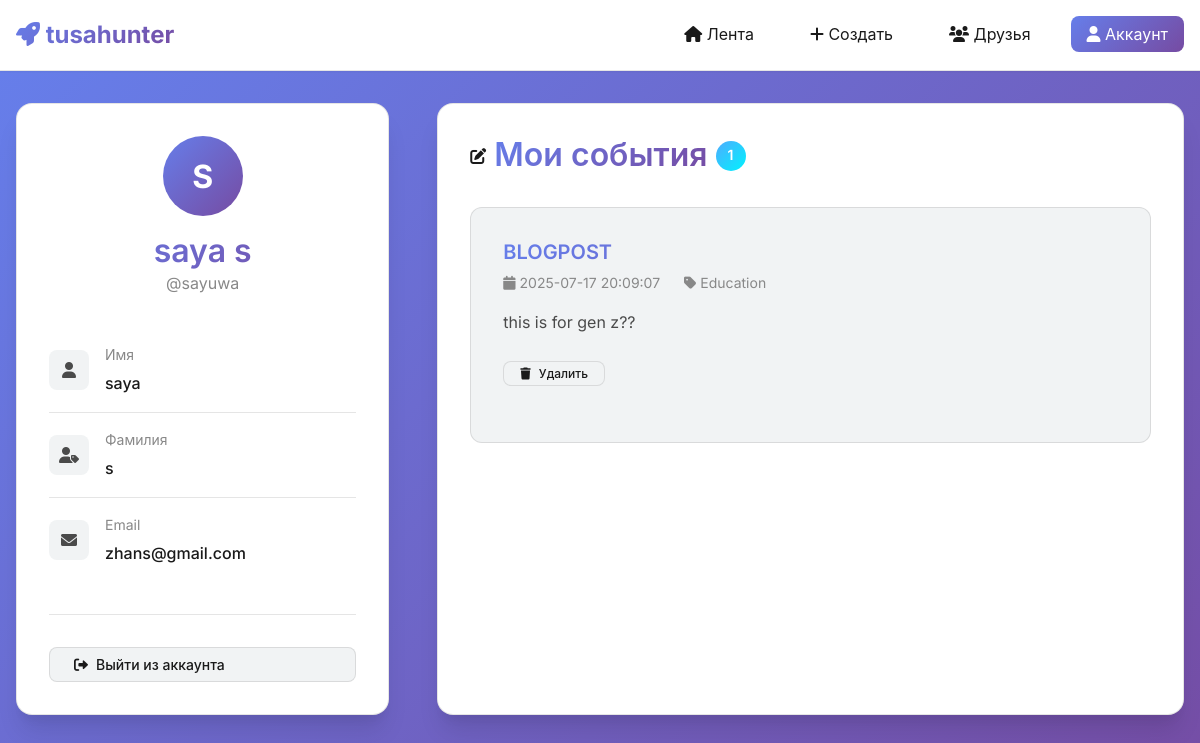
/acc.php (signed in), run on the app's committed database.
### tables this page shows
CREATE TABLE `users` (
  `userID` int(11) NOT NULL,
  `username` varchar(20) NOT NULL,
  `firstName` varchar(50) NOT NULL,
  `lastName` varchar(50) NOT NULL,
  `email` varchar(50) NOT NULL,
  `password` varchar(100) NOT NULL
);

CREATE TABLE `posts` (
  `postID` int(11) NOT NULL,
  `userID` int(11) NOT NULL,
  `name` varchar(255) NOT NULL,
  `category` varchar(50) NOT NULL,
  `description` text DEFAULT NULL,
  `image` varchar(255) DEFAULT NULL,
  `location` varchar(255) DEFAULT NULL,
  `likes` int(11) DEFAULT 0,
  `created_at` datetime DEFAULT current_timestamp(),
  `updated_at` datetime DEFAULT current_timestamp() ON UPDATE current_timestamp(),
  `event_date` datetime DEFAULT NULL
);

### acc.php (the view, shortened to what this page needs)
<?php
$currentUserID = $_SESSION['userID'] ?? 1;
$servername = "localhost";
$username = "root";
$password = "";
$dbname = "db_users";
try {
    $conn = new PDO("mysql:host=$servername;dbname=$dbname", $username, $password);
    $conn->setAttribute(PDO::ATTR_ERRMODE, PDO::ERRMODE_EXCEPTION);
} catch(PDOException $e) {
    echo "Connection failed: " . $e->getMessage();
    exit;
}
$stmt = $conn->prepare("SELECT * FROM users WHERE userID = ?");
$stmt->execute([$currentUserID]);
$user = $stmt->fetch(PDO::FETCH_ASSOC);
$stmt = $conn->prepare("SELECT * FROM posts WHERE userID = ? ORDER BY created_at DESC");
$stmt->execute([$currentUserID]);
$posts = $stmt->fetchAll(PDO::FETCH_ASSOC);
?>
<!DOCTYPE html>
<html lang="ru">
<head>
    <link href="https://cdnjs.cloudflare.com/ajax/libs/font-awesome/6.0.0/css/all.min.css" rel="stylesheet">
    <link rel="stylesheet" href="web3-style.css">
</head>
<body>
<header class="header">
    <div class="container">
        <nav class="nav">
                    <div class="nav-brand">
            <i class="fas fa-rocket"></i> tusahunter
        </div>
            <ul class="nav-links">
                <li><a href="index.php" class="nav-link"><i class="fas fa-home"></i> Лента</a></li>
                <li><a href="create.php" class="nav-link"><i class="fas fa-plus"></i> Создать</a></li>
                          <li><a href="friends.php" class="nav-link"><i class="fas fa-users"></i> Друзья</a></li>
          <li><a href="acc.php" class="nav-link active"><i class="fas fa-user"></i> Аккаунт</a></li>
            </ul>
        </nav>
    </div>
</header>
<div class="account-container main-content">
    <div class="account-wrapper">
        <div class="profile-sidebar animate-fade-in">
            <div class="profile-header">
                <div class="profile-avatar">
                    <?= strtoupper(substr($user['firstName'], 0, 1)) ?>
                </div>
                <h2 style="margin: 0; color: var(--text-primary);">
                    <?= htmlspecialchars($user['firstName']) ?> <?= htmlspecialchars($user['lastName']) ?>
                </h2>
                <p style="color: var(--text-muted); margin: 0;">@<?= htmlspecialchars($user['username']) ?></p>
            </div>
            <div class="profile-info">
                <div class="profile-item">
                    <div class="profile-item-icon">
                        <i class="fas fa-user"></i>
                    </div>
                    <div class="profile-item-content">
                        <div class="profile-item-label">Имя</div>
                        <div class="profile-item-value"><?= htmlspecialchars($user['firstName']) ?></div>
                    </div>
                </div>
                <div class="profile-item">
                    <div class="profile-item-icon">
                        <i class="fas fa-user-tag"></i>
                    </div>
                    <div class="profile-item-content">
                        <div class="profile-item-label">Фамилия</div>
                        <div class="profile-item-value"><?= htmlspecialchars($user['lastName']) ?></div>
                    </div>
                </div>
                <div class="profile-item">
                    <div class="profile-item-icon">
                        <i class="fas fa-envelope"></i>
                    </div>
                    <div class="profile-item-content">
                        <div class="profile-item-label">Email</div>
                        <div class="profile-item-value"><?= htmlspecialchars($user['email']) ?></div>
                    </div>
                </div>
            </div>
            <div class="logout-section">
                <form action="logout.php" method="post">
                    <button type="submit" class="btn btn-secondary w-full">
                        <i class="fas fa-sign-out-alt"></i> Выйти из аккаунта
                    </button>
                </form>
            </div>
        </div>
        <div class="posts-section animate-fade-in">
            <div class="posts-header">
                <i class="fas fa-edit"></i>
                <h2>Мои события</h2>
                <span class="posts-count"><?= count($posts) ?></span>
            </div>
            <?php if (count($posts) > 0): ?>
                <?php foreach ($posts as $post): ?>
                    <div class="user-post">
                        <h3 class="post-title"><?= htmlspecialchars($post['name']) ?></h3>
                        <div class="post-meta">
                            <span><i class="fas fa-calendar"></i> <?= htmlspecialchars($post['created_at']) ?></span>
                            <?php if (!empty($post['category'])): ?>
                                <span><i class="fas fa-tag"></i> <?= htmlspecialchars($post['category']) ?></span>
                            <?php endif; ?>
                        </div>
                        <div class="post-content">
                            <?= nl2br(htmlspecialchars($post['description'])) ?>
                        </div>
                        <div class="post-actions">
                            <form method="post" style="display: inline;">
                                <button type="submit"
                                        class="btn btn-secondary btn-sm"
                                        onclick="return confirm('Вы точно хотите удалить этот пост?');">
                                    <i class="fas fa-trash"></i> Удалить
                                </button>
                            </form>
                        </div>
                    </div>
                <?php endforeach; ?>
            <?php endif; ?>
        </div>
    </div>
</div>
</body>
</html>

### web3-style.css (style rules this page uses)
:root { --primary-gradient: linear-gradient(135deg, #667eea 0%, #764ba2 100%); --secondary-gradient: linear-gradient(135deg, #f093fb 0%, #f5576c 100%); --accent-gradient: linear-gradient(135deg, #4facfe 0%, #00f2fe 100%); --success-gradient: linear-gradient(135deg, #81ffef 0%, #f067b4 100%); --bg-primary: #ffffff; --bg-secondary: #f8f9fa; --bg-card: #ffffff; --bg-elevated: #f1f3f4; --text-primary: #1a1a1a; --text-secondary: #4a4a4a; --text-muted: #888888; --border-light: rgba(0, 0, 0, 0.1); --border-medium: rgba(0, 0, 0, 0.2); --font-primary: 'Inter', -apple-system, BlinkMacSystemFont, 'Segoe UI', Roboto, sans-serif; --font-mono: 'JetBrains Mono', 'SF Mono', Monaco, monospace; --spacing-xs: 0.25rem; --spacing-sm: 0.5rem; --spacing-md: 1rem; --spacing-lg: 1.5rem; --spacing-xl: 2rem; --spacing-2xl: 3rem; --radius-sm: 0.375rem; --radius-md: 0.5rem; --radius-lg: 0.75rem; --radius-xl: 1rem; --shadow-sm: 0 1px 2px 0 rgba(0, 0, 0, 0.05); --shadow-md: 0 4px 6px -1px rgba(0, 0, 0, 0.1), 0 2px 4px -1px rgba(0, 0, 0, 0.06); --shadow-lg: 0 10px 15px -3px rgba(0, 0, 0, 0.1), 0 4px 6px -2px rgba(0, 0, 0, 0.05); --shadow-xl: 0 20px 25px -5px rgba(0, 0, 0, 0.1), 0 10px 10px -5px rgba(0, 0, 0, 0.04); --shadow-glow: 0 0 20px rgba(102, 126, 234, 0.3); }
* { margin: 0; padding: 0; box-sizing: border-box; }
body { font-family: var(--font-primary); background: var(--bg-primary); color: var(--text-primary); line-height: 1.6; overflow-x: hidden; transition: all 0.3s cubic-bezier(0.4, 0, 0.2, 1); }
html { scroll-behavior: smooth; }
h1, h2, h3, h4, h5, h6 { font-weight: 600; line-height: 1.2; margin-bottom: var(--spacing-md); background: var(--primary-gradient); -webkit-background-clip: text; -webkit-text-fill-color: transparent; background-clip: text; }
h2 { font-size: 2rem; }
h3 { font-size: 1.75rem; }
p { margin-bottom: var(--spacing-md); color: var(--text-secondary); }
a { color: var(--text-primary); text-decoration: none; transition: all 0.3s ease; }
.container { max-width: 1200px; margin: 0 auto; padding: 0 var(--spacing-md); }
.main-content { padding-top: var(--spacing-2xl); }
.header { background: rgba(255, 255, 255, 0.95); backdrop-filter: blur(20px); border-bottom: 1px solid var(--border-light); position: sticky; top: 0; z-index: 1000; transition: all 0.3s ease; box-shadow: var(--shadow-sm); }
.nav { display: flex; justify-content: space-between; align-items: center; padding: var(--spacing-md) 0; }
.nav-brand { font-size: 1.5rem; font-weight: 700; background: var(--primary-gradient); -webkit-background-clip: text; -webkit-text-fill-color: transparent; background-clip: text; }
.nav-links { display: flex; gap: var(--spacing-lg); list-style: none; }
.nav-link { position: relative; padding: var(--spacing-sm) var(--spacing-md); border-radius: var(--radius-md); transition: all 0.3s ease; }
.nav-link.active { background: var(--primary-gradient); color: white; }
.btn { display: inline-flex; align-items: center; gap: var(--spacing-sm); padding: var(--spacing-sm) var(--spacing-lg); border-radius: var(--radius-md); border: none; font-family: var(--font-primary); font-size: 0.875rem; font-weight: 500; text-decoration: none; cursor: pointer; transition: all 0.3s ease; position: relative; overflow: hidden; }
.btn::before { content: ''; position: absolute; top: 0; left: -100%; width: 100%; height: 100%; background: linear-gradient(90deg, transparent, rgba(255, 255, 255, 0.3), transparent); transition: left 0.5s ease; }
.btn-secondary { background: var(--bg-elevated); color: var(--text-primary); border: 1px solid var(--border-light); }
.btn-sm { padding: var(--spacing-xs) var(--spacing-md); font-size: 0.75rem; }
.post-title { font-size: 1.5rem; font-weight: 600; margin-bottom: var(--spacing-sm); }
.post-meta { color: var(--text-muted); font-size: 0.875rem; display: flex; gap: var(--spacing-md); flex-wrap: wrap; }
.post-content { margin-bottom: var(--spacing-lg); line-height: 1.7; }
.post-actions { display: flex; gap: var(--spacing-md); align-items: center; flex-wrap: wrap; margin-bottom: var(--spacing-lg); }
.animate-fade-in { animation: fadeIn 0.6s ease-out; }
.nav-link, .post-title, .comment { transition: all 0.3s ease; }
.post-meta span { transition: color 0.3s ease; }
.w-full { width: 100%; }

### data on the page
users: firstName "S", firstName "saya", lastName "s", username "sayuwa", email "zhans@gmail.com"
posts: name "BLOGPOST", created_at "2025-07-17 20:09:07", category "Education", description "this is for gen z??"

### other printed values
count($posts) "1"
